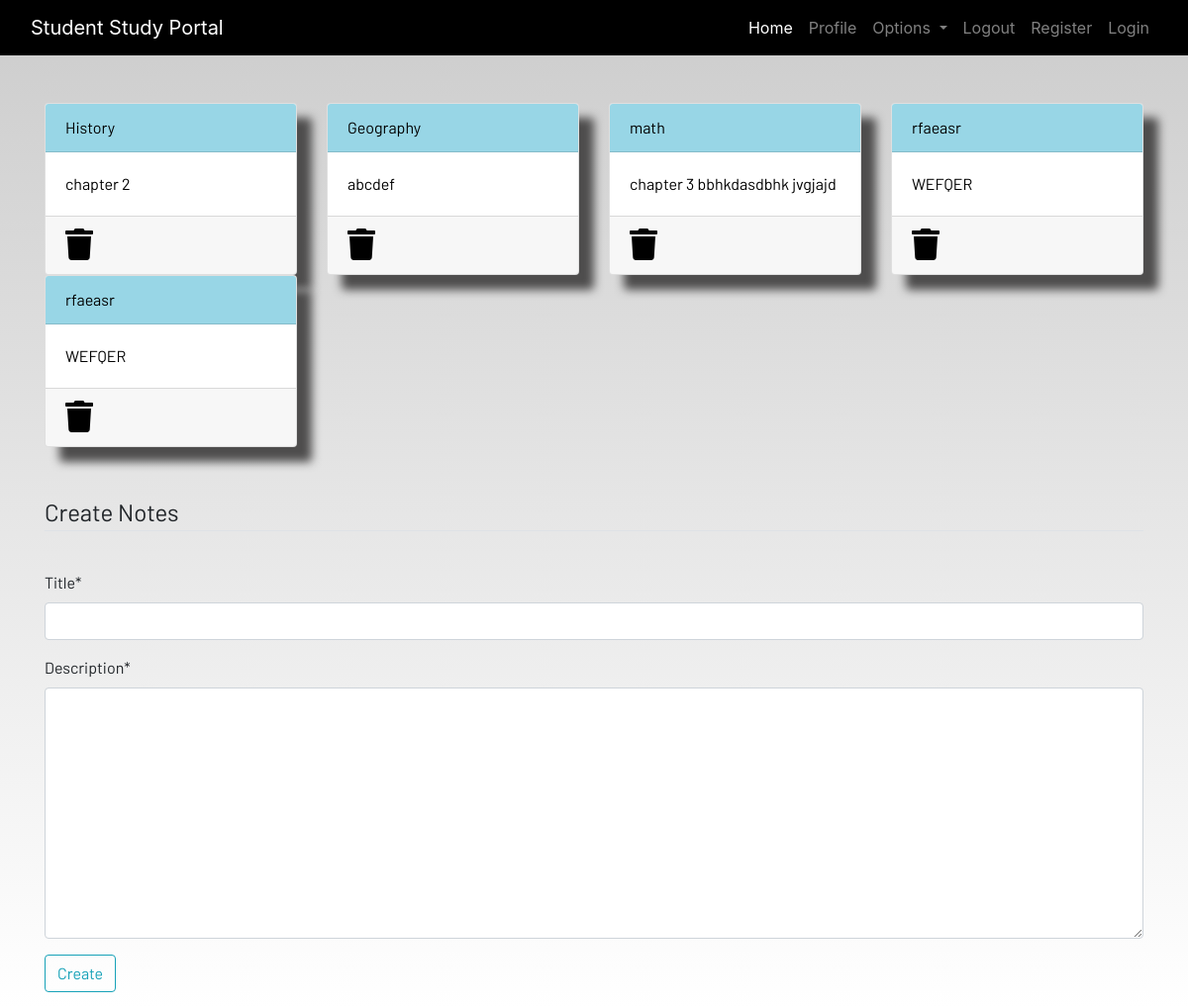
Screenshot of /notes (signed in) with the database file from the repository.
### myApp/models.py (models this page shows, shortened)
class Notes(models.Model):
    user = models.ForeignKey(User, on_delete=models.CASCADE)
    title = models.CharField(max_length=200)
    description = models.TextField()
    class meta:
        verbose_name='Notes'
        verbose_name_plural="Notes"

### myApp/views.py (the view)
# urls.py: path('notes', views.notes,name='notes'),
def notes(request):
    if request.method == "POST":
        form = NotesForm(request.POST)
        if form.is_valid():
            notes = Notes(
                user=request.user, title=request.POST['title'], description=request.POST['description'])
            notes.save()
            messages.success(
                request, f'Notes Added from {request.user.username}!')
    else:
        form = NotesForm()
    notes = Notes.objects.filter(user=request.user)
    context = {'form': form, 'notes': notes}
    return render(request, 'myApp/notes.html', context)

### myApp/forms.py
class NotesForm(forms.ModelForm):
    class Meta:
        model = Notes
        fields = ['title', 'description']

### myApp/templates/myApp/notes.html (shortened to what this page needs)
{% extends 'myApp/base.html' %}
{% load static %}
{% load crispy_forms_tags %}
{% block content %}
<div class="container">
    <div class="row">
     {% for note in notes %}
        <div class="col-md-3">
            <a href="{% url 'notes_detail' note.id %}">
                <div class="card">
                    <div class="card-header">{{note.title}}</div>
                    <div class="card-body">{{note.description|slice:"0:100"}}</div>
                    <div class="card-footer mt-auto "><a href="{% url 'delete-note' note.id%}"><i
                                class="fa fa-trash fa-2x"></i></a></div>
                </div>
            </a>
        </div>
       {%endfor%}
        <br><br>
    </div>
</div>
<br><br>
<div class="container">
    <form method="POST">
        <fieldset class="form-group">
            <legend class="border-bottom mb-4">Create Notes</legend>
        </fieldset>
        {{ form|crispy }}
        <div class="form-group">
            <button href="" class="btn btn-outline-info" type="submit">
                Create
            </button>
        </div>
    </form>
</div>
{% endblock content %}

### static/css/main.css (style rules this page uses)
html { scroll-behavior: smooth; height: 100%; width: 100%; }
.card { box-shadow: 15px 15px 10px rgb(78, 77, 77); }
a { text-decoration: none !important; color: black; }
.card-header { color: black !important; background: rgb(152, 214, 230) !important; transition: 0.3s ease-in; }
html, body { max-width: 100%; overflow-x: hidden; height: 100%; width: 100%; }
body { background: linear-gradient(rgba(0, 0, 0, 0.2), rgba(255, 255, 255, 0.5)); overflow-x: hidden; background-repeat: no-repeat; }
.card-header { background-color: rgb(133, 204, 231); }
.col-md-3 .card { width: 100%; height: 100%; }
.fa { color: black; }

### rows the page displays
Notes: title "History", description "chapter 2"
Notes: title "Geography", description "abcdef"
Notes: title "math", description "chapter 3 bbhkdasdbhk jvgjajd"
Notes: title "rfaeasr", description "WEFQER"
Notes: title "rfaeasr", description "WEFQER"
